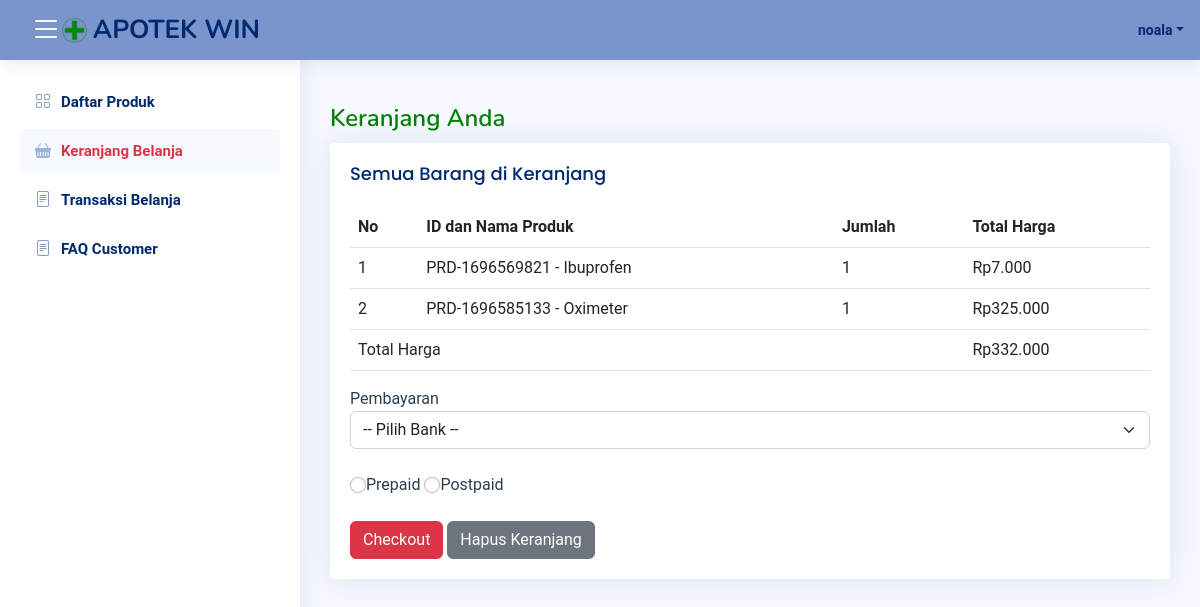
Screenshot of /Customer/viewKeranjang.php (signed in) with the database file from the repository.
### tables this page shows
CREATE TABLE `keranjang` (
  `idKeranjang` int(11) NOT NULL,
  `username` varchar(255) NOT NULL,
  `idProduk` varchar(255) NOT NULL,
  `jumlah` int(11) NOT NULL,
  `harga` int(11) NOT NULL,
  `status` enum('Belum Dibayar','Dibayar','Dibatalkan') NOT NULL,
  `idTransaksi` varchar(255) DEFAULT NULL
);

CREATE TABLE `produk` (
  `idProduk` varchar(255) NOT NULL,
  `namaProduk` varchar(255) NOT NULL,
  `kategoriProduk` varchar(255) NOT NULL,
  `hargaProduk` int(11) NOT NULL,
  `stokProduk` int(11) NOT NULL,
  `gambarProduk` varchar(255) NOT NULL
);

### connect.php (called while the page is built, shortened)
<?php
$connect = mysqli_connect("localhost", "root", "", "onlineshop");
function query($query){
    global $connect;
    $result = mysqli_query($connect, $query);
    $rows = [];
    while ($row = mysqli_fetch_assoc($result)){
        $rows[] = $row;
    }
    return $rows;
}
?>

### Customer/viewKeranjang.php (the view, shortened to what this page needs)
<?php
require 'template/headerCust.php';
require 'template/sidebarCust.php';
$username = $_SESSION["username"];
$allKeranjang = query("SELECT * FROM keranjang JOIN produk ON keranjang.idProduk = produk.idProduk WHERE username = '$username' && status = 'Belum Dibayar'");
$totalHarga = query("SELECT SUM(harga) AS totalHarga FROM keranjang WHERE username = '$username' && status = 'Belum Dibayar'")[0]["totalHarga"];
?>
<main id="main" class="main">
    <div class="pagetitle">
      <h1 class="text"  style = "color : #008000">Keranjang Anda</h1>
</div>
<section class="section">
    <div class="row">
        <div class="">
          <div class="card">
            <div class="card-body">
              <h5 class="card-title">Semua Barang di Keranjang</h5>
              <table class="table">
                <thead>
                  <tr>
                    <th scope="col">No</th>
                    <th scope="col">ID dan Nama Produk</th>
                    <th scope="col">Jumlah</th>
                    <th scope="col">Total Harga</th>
                  </tr>
                </thead>
                <tbody>
                    <?php $i = 1; ?>
                    <?php foreach($allKeranjang as $keranjang) : ?>
                    <tr>
                        <td><?= $i; ?></td>
                        <td><?= $keranjang["idProduk"]; ?> - <?= $keranjang["namaProduk"]; ?></td>
                        <td><?= $keranjang["jumlah"]; ?></td>
                        <td>Rp<?= number_format($keranjang["harga"], 0, ',', '.') ?></td>
                    </tr>
                    <?php $i++; ?>
                    <?php endforeach; ?>
                    <tr>
                        <td colspan="3">Total Harga</td>
                        <td>Rp<?= number_format($totalHarga, 0, ',', '.'); ?></td>
                    </tr>
                </tbody>
              </table>
                <form action="" method="post">
                    <label for="pembayaran">Pembayaran</label>
                    <select name="bank" class="form-select" id="" required>
                        <option value="">-- Pilih Bank --</option>
                    </select><br>
                    <input type="radio" class="form-check-input" value="Prepaid" name="caraBayar">Prepaid
                    <input type="radio" class="form-check-input" value="Postpaid" name="caraBayar">Postpaid
                    <br><br>
                    <button type="submit" class="btn btn-danger" name="submit">Checkout</button>
                    <button class="btn btn-secondary" onclick="return confirm('Apakah anda yakin ingin menghapus semua produk di keranjang?')">
                        <a href="hapusKeranjang.php" style="color: white; text-decoration: none;">Hapus Keranjang</a>
                    </button>
                </form>
            </div>
          </div>
        </div>
    </div>
</section>

### assets/css/style.css (style rules this page uses)
:root { scroll-behavior: smooth; --primary-color: #9fb3df; --secondary-color: #c7d4f2; --text-color: #2c3e50; --light-bg: #f5f8ff; --header-bg: #7a95cc; }
body { font-family: "Poppins", sans-serif; background: var(--light-bg); color: var(--text-color); }
a { color: var(--primary-color); text-decoration: none; }
h1, h2, h3, h4, h5, h6 { font-family: "Nunito", sans-serif; }
#main { margin-top: 60px; padding: 20px 30px; transition: all 0.3s; }
.pagetitle { margin-bottom: 10px; }
.pagetitle h1 { font-size: 24px; margin-bottom: 0; font-weight: 600; color: #012970; }
.card { margin-bottom: 30px; border: none; border-radius: 5px; box-shadow: 0px 0 30px rgba(1, 41, 112, 0.1); }
.card-title { padding: 20px 0 15px 0; font-size: 18px; font-weight: 500; color: #012970; font-family: "Poppins", sans-serif; }
.card-body { padding: 0 20px 20px 20px; }
@media (min-width: 1200px) { #main, #footer { margin-left: 300px; } }
* { padding: 0; margin: 0; box-sizing: border-box; font-family: "Roboto", sans-serif; }

### rows the page displays
keranjang: idProduk.idProduk "PRD-1696569821", idProduk.namaProduk "Ibuprofen", jumlah "1", harga "7.000"
keranjang: idProduk.idProduk "PRD-1696585133", idProduk.namaProduk "Oximeter", jumlah "1", harga "325.000"

### other values shown
$userLogin "noala"
$totalHarga "332.000"
